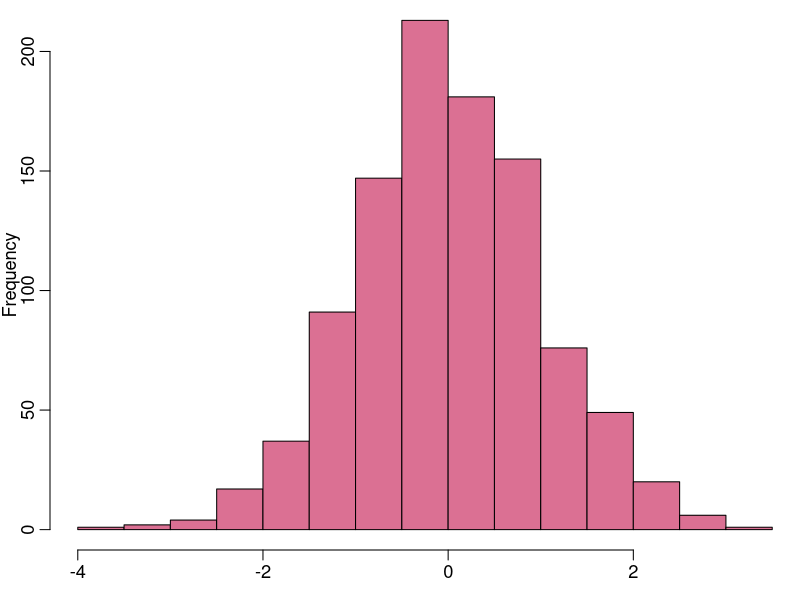
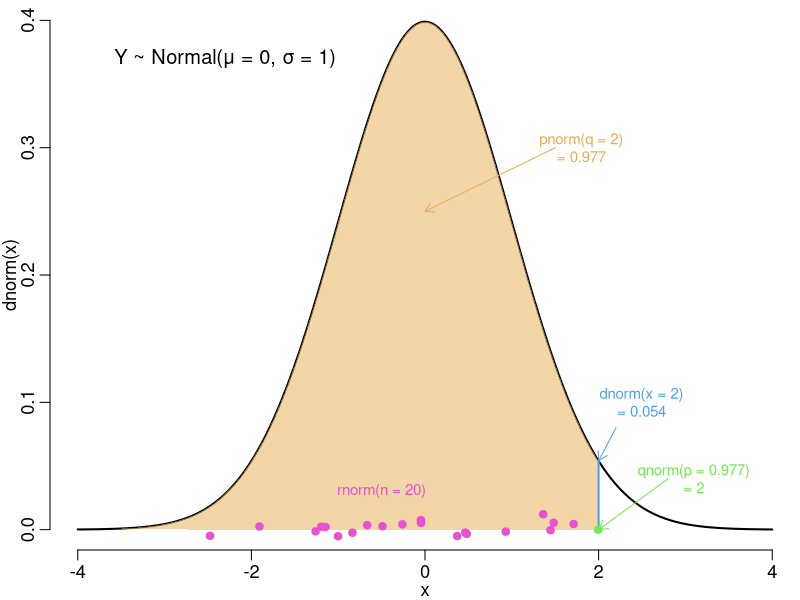
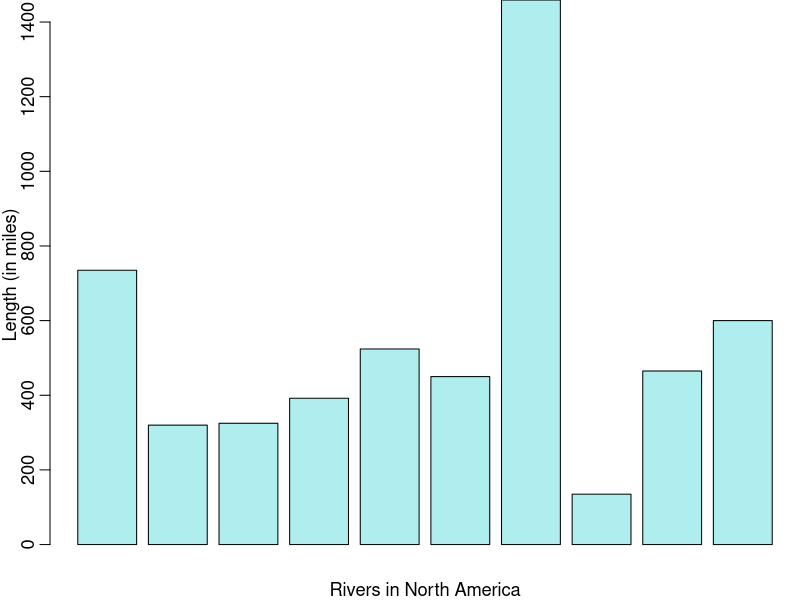
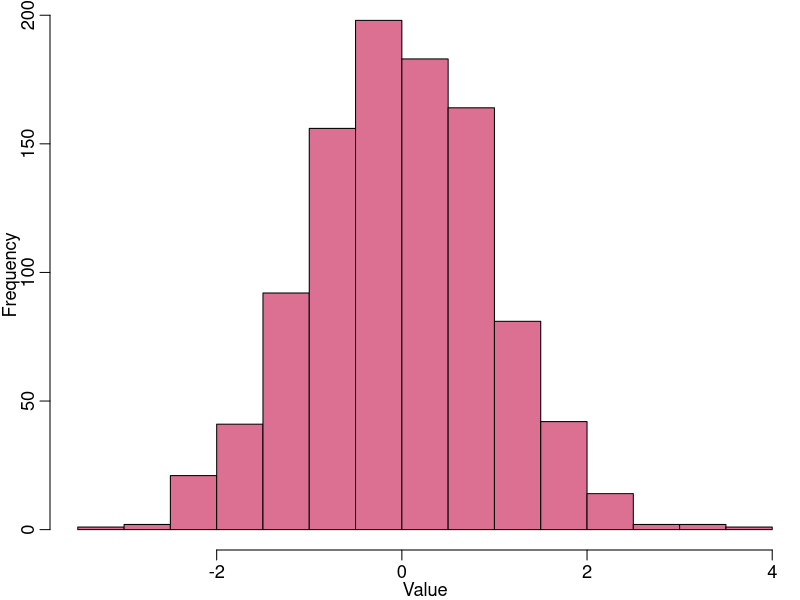
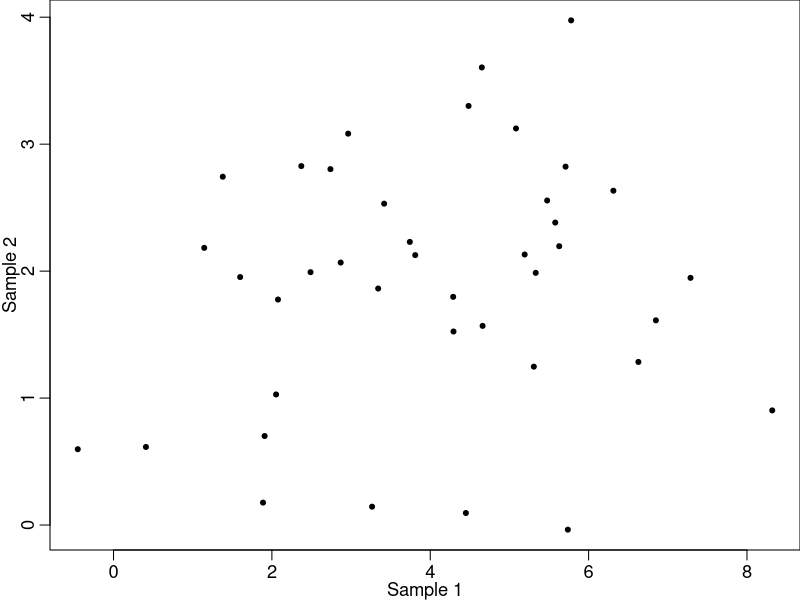
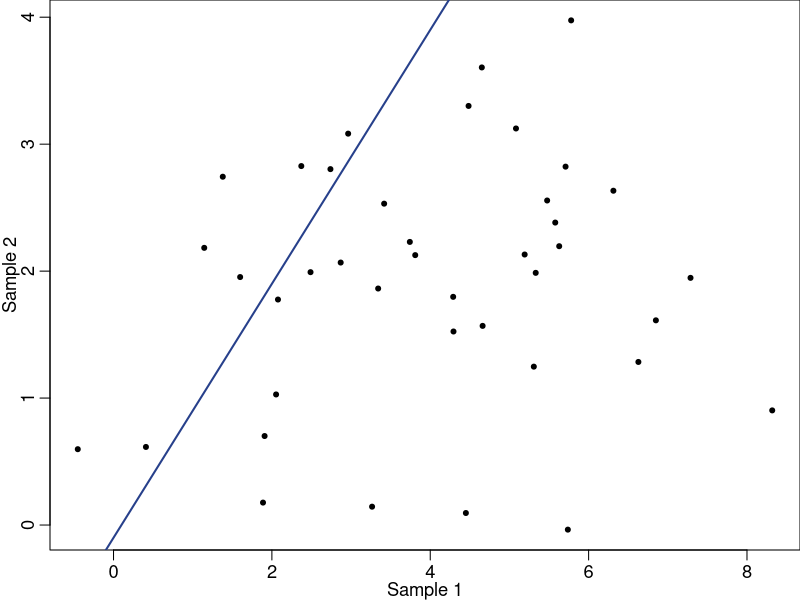
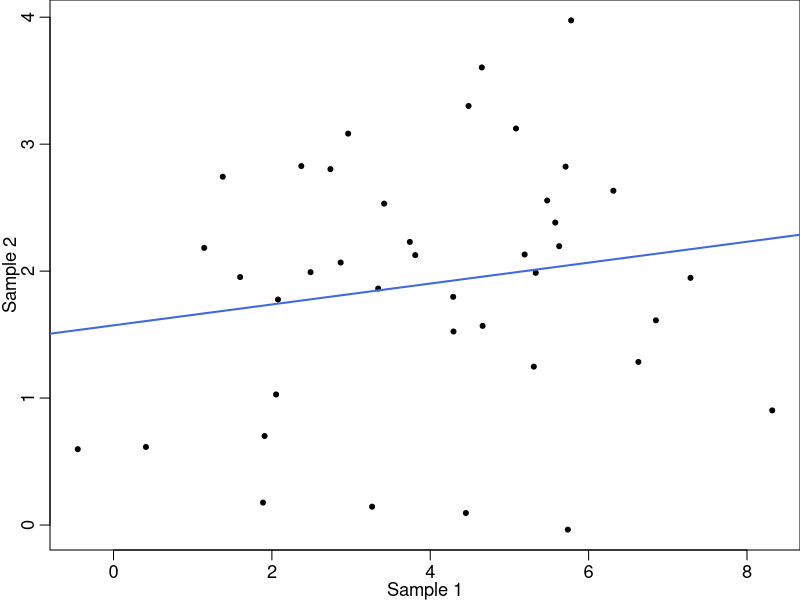
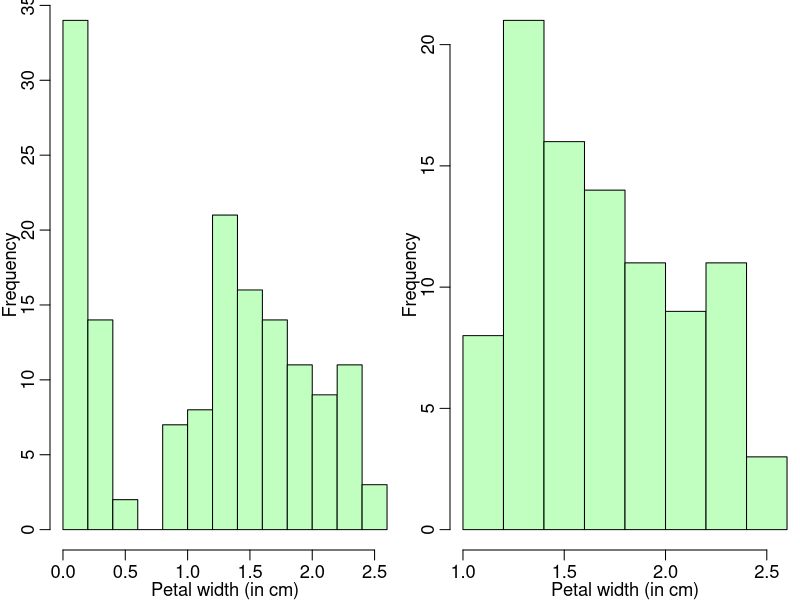

These figures' R source, in order: (Note: this script raises an error after producing the figures.)
## ---- chunk 1
library(knitr)
opts_knit$set(global.par = TRUE)
## ---- chunk 2
7 + 4
3^2
10 %% 7
## ---- chunk 3
7 == 4
3 > 2
7 != 4
## ---- chunk 4
a <- (12 + 180) * 3
a
## ---- chunk 5
5 + 5  # this adds five and five 
# 10 + 10 this does not add ten and ten
## ---- chunk 6
a <- 8 * 10
b <- 2 * 10
d <- a * b
d
# this is equivalent to: 
d <- 8 * 10 * 2 * 10
d
## ---- chunk 7
a <- c(3, 4, 5)
a
b <- c(3.24, 4.57, 5.03)
b
## ---- chunk 8
pets <- c("dog", "cat", "bird")
pets
## ---- chunk 9
# make objects 
a <- sqrt(4 * 7)
b <- 6 * 5
g <- 9 * 2
# combine
d <- c(a, b, g)
d
## ---- chunk 10
x <- 1:10
x
## ---- chunk 11
x <- seq(from = 0, to = 20, by = 2)
x
## ---- chunk 12
height <- c(76, 72, 74, 74, 78)
height
height[1]  # extract the 1st element in the vector 
height[5]  # extract the 5th element
## ---- chunk 13
height <- c(76, 72, 74, 74, 78)
height[-1]
## ---- chunk 14
temp <- c(monday = 28.1, tuesday = 28.5, wednesday = 29.0, thursday = 30.1, 
          friday = 30.2)  # named vector
temp
temp["wednesday"]
temp[3]
## ---- chunk 15
y <- 5:50
y
y[y <= 10]   # extract all elements less than or equal to 10
y[y < 10 & y != 5]   # extract all elements less than 10 that are not equal to 5
## ---- chunk 16
seq(1, 10, 1)
seq(from = 1, to = 10, by = 1)
## ---- chunk 17
sum(c(3, 4, 5))
## ---- chunk 18
mean(seq(5, 100, 5))
## ---- chunk 19
x <- seq(5, 100, 5)
# use the vector x as the input to the mean function
mean(x)
## ---- chunk 20
help(mean)
## ---- chunk 21
?mean   # same as help(mean) 
## ---- chunk 22
??robust
## ---- chunk 23
# two ways to load packages
library(ggplot2)
require(ggplot2)
## ---- chunk 24
par(mfrow = c(1, 1), mar = c(2.5, 2.5, 0, 0), mgp = c(1.5, 0.6, 0), cex.main = 1.1, cex.axis = 1.1, cex.lab = 1.1)
## ---- chunk 25
norm <- rnorm(n = 1000, mean = 0, sd = 1)
head(norm)
hist(norm, col = "palevioletred", main = "", xlab = "", ylab = "Frequency")
## ---- chunk 26
library(scales)
samp.size <- 1000
sn.quant <- seq(-4, 4, 0.01)
sn.yvals <- dnorm(x = sn.quant)
sn.samp20 <- rnorm(n = 20)
sn.xvals2 <- c(seq(-4, 2, 0.01), 2)
sn.yvals2 <- dnorm(x = sn.xvals2)
sn.yvals2[length(sn.yvals2)] <- 0
sn.d2 <- dnorm(x = 2)
sn.quant2 <- qnorm(p = 0.977)
plot(x = sn.quant, y = sn.yvals, type = "n", xlim = c(-4, 4), ylim = c(0, 0.4), xlab = "x", ylab = "dnorm(x)", bty = "n")
lines(x = sn.quant, y = sn.yvals, type = "l", lwd = 2, col = "#000000")
polygon(x = sn.xvals2, y = sn.yvals2, col = alpha("#E7AD52", 0.5), border = NA)
lines(x = c(2, 2), y = c(0, sn.d2), lwd = 2, col = "#51A1E8")
points(x = sn.samp20, y = rnorm(n = 20, mean = 0, sd = 0.005), cex = 1, pch = 19, col = "#E851CF")
points(x = sn.quant2, y = 0, cex = 1, pch = 19, col = "#74E851")
text(x = -2.3, y = 0.37, labels = "Y ~ Normal(μ = 0, σ = 1)", col = "#000000", cex = 1.2)
text(x = 1.8, y = 0.3, labels = "pnorm(q = 2)\n= 0.977", col = "#E7AD52", cex = 0.9)
text(x = -0.5, y = 0.03, labels = "rnorm(n = 20)", col = "#E851CF", cex = 0.9)
text(x = sn.quant2 + 0.5, y = 0.1, labels = "dnorm(x = 2)\n= 0.054", col = "#51A1E8", cex = 0.9)
text(x = sn.quant2 + 1.1, y = 0.04, labels = "qnorm(p = 0.977)\n= 2", col = "#74E851", cex = 0.9)
arrows(x0 = 1.5, y0 = 0.3, x1 = 0, y1 = 0.25, col = "#E7AD52", lwd = 1, length = 0.1)
arrows(x0 = 2.2, y0 = 0.08, x1 = 2, y1 = sn.d2, col = "#51A1E8", lwd = 1, length = 0.1)
arrows(x0 = 2.8, y0 = 0.04, x1 = 2, y1 = 0, col = "#74E851", lwd = 1, length = 0.1)
## ---- chunk 27
head(rivers)
barplot(height = rivers[1:10], col = "paleturquoise", 
        xlab = "Rivers in North America", ylab = "Length (in miles)")
## ---- chunk 28
# generate and visualize 1000 random samples from a standard normal distribution
sample <- rnorm(1000)
hist(sample, col = "palevioletred", main = "", xlab = "Value", ylab = "Frequency")
## ---- chunk 29
x <- 1:50
sample(x, size = 20)  # sample without replacement
sample(x, size = 20, replace = TRUE)  # sample with replacement
## ---- chunk 30
# random sample from a normal dist
sample1 <- rnorm(n = 40, mean = 4, sd = 2)
# random sample from a different normal dist
sample2 <- rnorm(n = 40, mean = 2, sd = 1)
plot(x = sample1, y = sample2, pch = 20, xlab = "Sample 1", ylab = "Sample 2")
## ---- chunk 31
plot(sample1, sample2, pch = 20, xlab = "Sample 1", ylab = "Sample 2")
abline(a = -0.1, b = 1, lwd = 2, col = "royalblue4")
## ---- chunk 32
plot(sample1, sample2, pch = 20, xlab = "Sample 1", ylab = "Sample 2")
abline(lm(sample2 ~ sample1), lwd = 2, col = "royalblue")
## ---- chunk 33
# pre-loaded dataset in R - measurements of black cherry trees
head(trees)
## ---- chunk 34
head(iris)
## ---- chunk 35
str(iris$Species)
levels(iris$Species)
## ---- chunk 36
exp.df <- data.frame(Individual = 1:4, Treatment = c("Drought", "Control", "Drought", "Control"))
str(exp.df$Treatment)
exp.df$Treatment <- factor(x = exp.df$Treatment, levels = c("Drought", "Control"))
str(exp.df$Treatment)
## ---- chunk 37
head(iris)
## ---- chunk 38
iris[1, 1]  # first row, first column
iris[3, 4]  # third row, fourth column
## ---- chunk 39
iris[2, ]  # subset the entire second row 
iris[, 2]  # subset the entire second column 
## ---- chunk 40
iris[c(5, 7, 9), 1:2]
## ---- chunk 41
# create logical vector based on logical expression
large.petals.logi <- iris$Petal.Width > 1  
head(large.petals.logi)
# subset iris df using logical vector
iris.p1.sub <- iris[large.petals.logi, ]  
head(iris.p1.sub)
## ---- chunk 42
par(mfrow = c(1, 2))
## ---- chunk 43
hist(iris$Petal.Width, col = "darkseagreen1", xlab = "Petal width (in cm)", 
     ylab = "Frequency", main = NULL)
hist(iris.p1.sub$Petal.Width, col = "darkseagreen1", xlab = "Petal width (in cm)", 
     ylab = "Frequency", main = NULL)
## ---- chunk 44
par(mfrow = c(1, 1))
## ---- chunk 45
# subset of observations where petal length is equal to 4 cm
iris.p4.sub <- iris[iris$Petal.Length == 4.0,]
head(iris.p4.sub)
## ---- chunk 46
# subset only records from the species Iris versicolor
iris.vers.sub <- iris[iris$Species == "versicolor", ]
head(iris.vers.sub)
## ---- chunk 47
# subset of observations of Iris versicolor where petal length is greater than 4 cm
iris.vers4.sub <- iris[iris$Petal.Length > 4 & iris$Species == "versicolor", ]
head(iris.vers4.sub)
## ---- chunk 48
num.df <- data.frame(x = 1:5, y = 6:2)
num.df
## ---- chunk 49
num.df <- data.frame(num.df, z = 41:45)
num.df
## ---- chunk 50
num.df$z <- 41:45
num.df
## ---- chunk 51
num.sub <- num.df[, -3]
num.sub
## ---- chunk 52
num.df$z <- NULL
num.df
## ---- chunk 53
num.mat <- matrix(1:9, ncol = 3, nrow = 3)
num.mat
## ---- chunk 54
num.df <- as.data.frame(num.mat)  # convert matrix to df
diag(num.df)  # function fails with df
diag(num.mat)  # works with matrix
## ---- chunk 55
num.mat <- matrix(1:9, ncol = 3, nrow = 3)
num.mat
num.mat[2, 2]
num.mat[2, ]
## ---- chunk 56
getwd()
## ---- chunk 57
for (i in 1:5) {
    print(i)
}
## ---- chunk 58
test.vec <- seq(0.1, 10, 0.1)
test.vec[6]   # vectors have one dimension
test.vec[c(2, 6, 9)]
## ---- chunk 59
test.mat <- matrix(data = seq(0.1, 10, 0.1), nrow = 10, ncol = 10)
test.mat[6, 6]  # matrices have two dimensions
test.mat[6, ]
## ---- chunk 60
x <- 1:10
sum(x)
mean(x)
## ---- chunk 61
for (i in 1:3) {
    print(i)
}
## ---- chunk 62
for (i in 1:4) {
    print(i^2)
}
## ---- chunk 63
x <- 2
for (i in 1:4) {
    x <- x^2
    print(x)
}
## ---- chunk 64
name.vec <- c("Larry", "Curly", "Moe")
for (i in 1:length(name.vec)) {
    print(paste("Hi,", name.vec[i], sep = " "))
}
## ---- chunk 65
name.vec[1]  # the 1st position in name.vec
# combine text and indexed vector
paste("Hi,", name.vec[1], sep = " ") 
## ---- chunk 66
name.vec <- c("Larry", "Curly", "Moe")
for (i in 1:length(name.vec)) {
    print(paste("Hi,", name.vec[i], sep = " "))
}
## ---- chunk 67
for (i in 1:length(name.vec)) {
    paste("Hi,", name.vec[i], sep = " ")
}
## ---- chunk 68
x <- c(1, 2, "blue")
x
typeof(x)
## ---- chunk 69
plant.lst <- list(Mass = seq(0, 0.25, 0.01), Count = 10:20, 
                  Adult = c(TRUE, FALSE, FALSE), 
                  Flower = c("open", "closed", "closed", "open"))
str(plant.lst)
## ---- chunk 70
x <- c(1, 2, 3, 4, 5)
y <- c(3, 6, 8, 10)
test.vec <- c(x, y)  # create a vector
str(test.vec)
test.lst <- list(x, y)  # create a list
str(test.lst)
## ---- chunk 71
test.lst <- list(1:4, c(3.25, 6.75, 8.175, 4.5), 
                 c("apples", "bananas", "oranges", "pears"))
str(test.lst[2])  # returns a list
str(test.lst[[2]])  # returns numbers from list
## ---- chunk 72
test.lst[1] * test.lst[2]  # can't do arithmetic on lists
test.lst[[1]] * test.lst[[2]]  # can do arithmetic on numbers
## ---- chunk 73
test.lst[[2]]  # 2nd element of list 
test.lst[[2]][2]  # 2nd element of 2nd element of list 
## ---- chunk 74
# create an empty vector
output.vec <- c()
x <- rnorm(n = 10, mean = 1, sd = 0.5)
for (i in 1:length(x)) {
    output.vec[i] <- x[i] * 10
}
output.vec
## ---- chunk 75
if (3 > 2) {
    print("This makes sense")
}
if (3 < 2) {
    print("The world is not how I envisioned")
}
## ---- chunk 76
x <- 1:8
for (i in 1:length(x)) {
    if (x[i] > 3) {
        print(paste(x[i],"is greater than 3"))
    }
    if (x[i] <= 3) {
        print(paste(x[i],"is less than or equal to 3"))
    }
}
## ---- chunk 77
x <- rpois(n = 20, lambda = 1)
output.vec <- c()
for (i in 1:length(x)) {
    if (x[i] == 0) {
        # execute the code in this if statement in one special case
        output.vec[i] <- -100
    } else {
        # for every other case, execute this code
        output.vec[i] <- x[i]^2
    }
}
output.vec
## ---- chunk 78
x <- 1:8
for (i in 1:length(x)) {
    if (x[i] > 3){
        break
    }
    if (x[i] <= 3) {
        print(paste(x[i],"is less than or equal to 3"))
    }
}
## ---- chunk 79
for (i in 1:length(x)) {
    if (x[i] == 4) {
        next
    }
    if (x[i] > 3) {
        print(paste(x[i],"is greater than 3"))
    }
    if (x[i] <= 3) {
        print(paste(x[i],"is less than or equal to 3"))
    }
}
## ---- chunk 80
M <- matrix(rnorm(9), ncol = 3, nrow = 3)
M
apply(M, 2, median)
## ---- chunk 81
med.M <- c()
for (i in 1:ncol(M)) {
    med.M[i] <- median(M[, i])
}
med.M
## ---- chunk 82
test.lst <- list(1:3, c(1.4, 4.6, 4.2, 2.1), rnorm(4))
sum(test.lst)  # returns an error 
lapply(test.lst, sum)  # applies function to each element in the list
## ---- chunk 83
# define function
SumTwoValues <- function(x, y) {
    return(x + y)
}
# call function
SumTwoValues(x = 1, y = 3) 
## ---- chunk 84
x <- 2  # x variable defined outside the function
HiddenY <- function() {
    y <- 1  # y variable defined inside the function 
    return(c(x, y))
}
# function looks for x one level above (in global environment)
HiddenY()
## ---- chunk 85
NoReturn <- function(a, b) {
  # x, y, z exist only in function environment
    x <- a + b 
    y <- (a + b)^2
    z <- a / b
}
NoReturn(1, 2)  # doesn't return anything
YesReturn <- function(a, b) {
    x <- a + b 
    y <- (a + b)^2
    z <- a / b
    return(c(x, y, z))
}
YesReturn(1, 2)  # returns x, y, and z
## ---- chunk 86
params <- c(5, 25)
MultAlphaBeta <- function(p) {
    alpha <- p[1]
    beta <- p[2]
    return(alpha * beta)
}
MultAlphaBeta(params)
## ---- chunk 87
subtract <- function(a = 5, b = 2) {
    return(a - b)
}
subtract()
subtract(3, 6)
## ---- chunk 88
ColumnMeans <- function(x) {
  output <- c()
  for (i in 1:ncol(x)) {
    if(class(x[, i]) != "numeric") {
      output[i] <- NA
    }
    if(class(x[, i]) == "numeric") {
      output[i] <- mean(x[, i])
    }
  }
  names(output) <- colnames(x)
  return(output)
}
ColumnMeans(iris)
## ---- chunk 89
library(ggplot2)
ggplot(data = iris, aes(x = Sepal.Length, y = Sepal.Width)) + geom_point()
## ---- chunk 90
state.df <- data.frame(state.x77, state.region, state.abb)
state.fig <- ggplot(data = state.df, aes(x = Population, y = Area))
state.fig + geom_point()
## ---- chunk 91
ggplot(data = state.df, aes(x = Population, y = Area)) + geom_point(size = 3)
## ---- chunk 92
ggplot(data = state.df, aes(x = Illiteracy, y = Murder, color = state.region)) + 
    geom_point(size = 2)
## ---- chunk 93
ggplot(data = state.df, aes(x = Life.Exp, y = HS.Grad, color = state.region, shape = state.region)) + 
    geom_point(size = 2)
## ---- chunk 94
d2 <- diamonds[sample(1:nrow(diamonds), 1000), ]
## ---- chunk 95
ggplot(data = d2, aes(x = carat, y = price, color = color)) + geom_point()
## ---- chunk 96
ggplot(iris, aes(x = Species,y = Sepal.Length)) + geom_boxplot()
## ---- chunk 97
ggplot(faithful, aes(x = waiting)) + 
    geom_histogram(binwidth = 8, color = "black", fill = "paleturquoise")
## ---- chunk 98
ggplot(iris, aes(x = Species, y = Sepal.Length)) + 
    geom_bar(stat = "identity")
## ---- chunk 99
ggplot(mtcars, aes(x = wt, y = mpg, color = as.factor(cyl))) + geom_line()
## ---- chunk 100
ggplot(faithful, aes(waiting)) + geom_density(fill = "thistle")
## ---- chunk 101
ggplot(iris, aes(Sepal.Length)) + geom_histogram() + 
    facet_grid(Species ~ .)
## ---- chunk 102
ggplot(iris, aes(Sepal.Length)) + geom_histogram() + 
    facet_grid(. ~ Species)
## ---- chunk 103
ggplot(iris, aes(x = Sepal.Length, y = Sepal.Width, color = Species)) + 
    geom_point() + stat_smooth(method = "lm")
## ---- chunk 104
ggplot(data = state.df, aes(x = Population, y = Area, color = state.region)) + 
    geom_point() + scale_y_log10() + scale_x_log10()
## ---- chunk 105
ggplot(data = state.df, aes(x = Population, y = Area, color = state.region)) + 
    geom_point() + 
    scale_y_log10() + scale_x_log10() + 
    scale_color_manual(values = c("palegreen3","palevioletred3","peachpuff3", "paleturquoise3"))
## ---- chunk 106
ggplot(data = state.df, aes(x = Life.Exp, y = HS.Grad, color = state.region, shape = state.region)) +
    geom_point(size = 2) + 
    labs(x = "Life expectancy (in years)", y = "High school graduation rate (percent)")
## ---- chunk 107
ggplot(data = state.df, aes(x = Life.Exp, y = HS.Grad, color = state.region, shape = state.region)) +
    geom_point(size = 1) + 
    labs(x = "Life expectancy (in years)", y = "High school graduation rate (percent)") + 
    geom_text(aes(label = state.abb, size = 1.2, hjust = 0.1, vjust = 0.1))
## ---- chunk 108
ggplot(iris, aes(Species, Sepal.Length)) + 
    geom_bar(stat = "identity") + 
    theme_classic() +
    theme(text = element_text(family = "Serif", size = 14))
## ---- chunk 109
xvar <- rnorm(100)
yvar <- rnorm(100)
df <- data.frame(xvar, yvar)  # coerce to data frame 
ggplot(df, aes(xvar, yvar)) + geom_point()
## ---- chunk 110
spp.df.wide <- data.frame(SpeciesA = rnorm(100, 50, 1), SpeciesB = rnorm(100, 75, 5), 
                          SpeciesC = rnorm(100, 20, 0.5), SpeciesD = rnorm(100, 25, 0.75))
## ---- chunk 111
head(spp.df.wide)
dim(spp.df.wide)
## ---- chunk 112
spp.df.long <- data.frame(Species = rep(c("A", "B", "C", "D"), 100), Mass = rnorm(400, 75, 5))
## ---- chunk 113
head(spp.df.long)
dim(spp.df.long)
## ---- chunk 114
# make some fake wide-format data
test.df.wide <- data.frame(A = rnorm(100, 50, 6), B = rnorm(100, 75, 5), 
                           C = rnorm(100, 50, 4), D = rnorm(100, 55, 3))
head(test.df.wide)
## ---- chunk 115
library(reshape2)
test.df.long <- melt(data = test.df.wide, variable.name = "Species",
                     value.name = "Mass")
head(test.df.long)
dim(test.df.long)
## ---- chunk 116
ggplot(test.df.long, aes(x = Mass)) + facet_grid(. ~ Species) + 
    geom_histogram(bins = 20)
